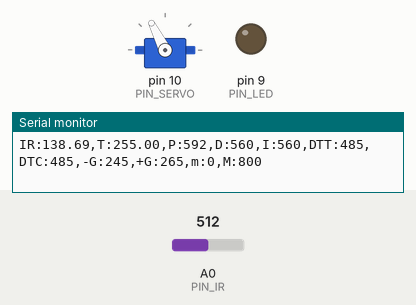
Bench run of a sketch on a simulated Arduino Uno, built with avr-gcc and run on an emulated ATmega328P. On the bench: servo, output pins drawn as LEDs (lit = HIGH), the last lines printed to the serial monitor. Inputs (shaded band) come from the test bench; at power-on: A0 (PIN_IR) = 512.

Above: at 1.2 s.
1.3 s: A0 (PIN_IR) set to 306
3.1 s: A0 (PIN_IR) set to 122
At 3.6 s:
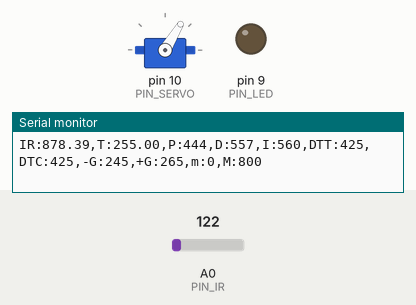
4.6 s: A0 (PIN_IR) set to 0
At 5.8 s:
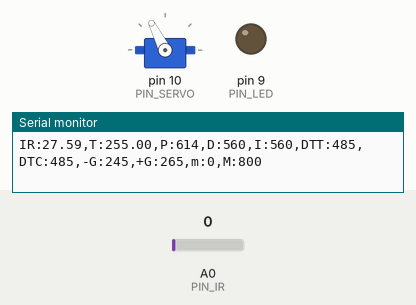
6.1 s: A0 (PIN_IR) set to 716
At 6.9 s:
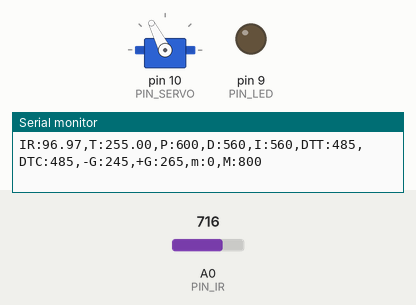
Timing chart, 0 to 8.6 s (numbered marks = the images above; inputs shaded):
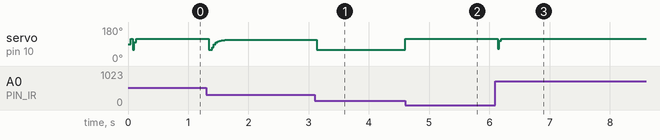

The sketch:

28P14.ino
```cpp
#include <Servo.h>
/////////////////////////////
// Configurable parameters //
/////////////////////////////

// Arduino pin assignment
#define PIN_LED 9         // [1234] LED를 아두이노 GPIO 9번 핀에 연결
#define PIN_SERVO 10    // [3069] 서보모터를 아두이노 GPIO 10번 핀에 연결
#define PIN_IR A0     // [3070] 적외선 센서를 아두이노 아날로그 A0핀에 연결

// Framework setting
#define _DIST_TARGET 255    // [2635] 목표하는 위치
#define _DIST_MIN 0   //[3050] 거리의 최솟값이 100mm
#define _DIST_MAX 410                   //[3068] 거리의 최대값 410mm

// Distance sensor
#define _DIST_ALPHA 0.4  //[3054] 센서 보정정도
          // [3131] EMA필터값
// Servo range
#define _DUTY_MIN 1150  // [3052] 서보의 최소각도를 microseconds로 표현
#define _DUTY_NEU 1450
// [3070] 레일플레이트 중립위치를 만드는 서보 duty값
#define _DUTY_MAX 1750                //[3062] 서보의 최대각도의 microseconds의 값

#define _ITERM_MAX 0.5

// Servo speed control
#define _SERVO_ANGLE 90   // [3131] 최대 가동범위에 따른 목표 서보 회전각
#define _SERVO_SPEED 3000   //[3064]서보 속도를 30으로

// Event periods
#define _INTERVAL_DIST 30   // [2635] 적외선센서 업데이트 주기
#define _INTERVAL_SERVO 30// [2635] 서보 업데이트 주기
#define _INTERVAL_SERIAL 100  // [3070] 시리얼 플로터 갱신 속도

#define DELAY_MICROS  1500
#define EMA_ALPHA 0.4
// PID parameters
#define _KP 4.0 // [2635] P 이득 비율(?)
#define _KI 0.3   // [2635] I 이득 비율
#define _KD 40.0 // [2635] D 이득 비율


// global variables
const float coE[] = {0.0000056, -0.0028780, 1.4029050, -18.4361770};
//////////////////////
// global variables //
//////////////////////

// Servo instance
Servo myservo; // [3070] 서보 객체 생성

// Distance sensor
float dist_target; // [1234] location to send the ball
float dist_raw, dist_ema; // [3070] 거리와 노이즈 필터 적용 후 거리를 저장하기 위한 변수

// Event periods
unsigned long last_sampling_time_dist, last_sampling_time_servo,
last_sampling_time_serial;
bool event_dist, event_servo, event_serial; // [2635] 이벤트별 이번 루프에서 업데이트 여부

// Servo speed control
int duty_chg_per_interval; // [3055] 서보속도 제어를 위한 변수 선언
int duty_target, duty_curr; // [3131] 목표duty, 현재duty

// PID variables
float error_curr, error_prev, control, pterm, dterm, iterm; // [3070] PID 제어를 위한 현재 오차, 이전오차, 컨트롤(?), p 값, d 값, i 값 변수 선언

float ema_dist = 0;            // EMA 필터에 사용할 변수
float filtered_dist;       // 최종 측정된 거리값을 넣을 변수. loop()안에 filtered_dist = filtered_ir_distance(); 형태로 사용하면 됨.
float samples_num = 3;     // 스파이크 제거를 위한 부분필터에 샘플을 몇개 측정할 것인지. 3개로 충분함! 가능하면 수정하지 말 것.

void setup() {
// initialize GPIO pins for LED and attach servo
  pinMode(PIN_LED, OUTPUT); //[3062] 핀 LED 활성화
  myservo.attach(PIN_SERVO); // [3070] 서보 구동을 위한 서보 초기화

// initialize global variables
duty_target = duty_curr = _DUTY_NEU; // [3055] duty_target, duty_curr 초기화
last_sampling_time_dist = last_sampling_time_servo = last_sampling_time_serial = 0;
// [3055] 샘플링 타임 변수 초기화

pterm = iterm = dterm = 0;
dist_target = _DIST_TARGET;
// move servo to neutral position
  myservo.writeMicroseconds(_DUTY_NEU); //[2635]

// initialize serial port
  Serial.begin(57600); //[2635]

// convert angle speed into duty change per interval.
  duty_chg_per_interval = (_DUTY_MAX - _DUTY_MIN)/(float)(_SERVO_ANGLE) * (_SERVO_SPEED /1000.0)*_INTERVAL_SERVO;    // [3131] 설정한 서보 스피드에 따른 duty change per interval 값을 변환

}

void loop() {
    // [3055] indentation 수정(space 4칸)
    /////////////////////
    // Event generator //
    /////////////////////
    unsigned long time_curr = millis(); // [3070] 이벤트 업데이트 주기 계산을 위한 현재 시간
    // [3070] 이벤트 주기가 돌아올때까지 현재시간과 비교하며 기다리도록 함.
    if(time_curr >= last_sampling_time_dist + _INTERVAL_DIST) {
        last_sampling_time_dist += _INTERVAL_DIST;
        event_dist = true;
    }
    if(time_curr >= last_sampling_time_servo + _INTERVAL_SERVO) {
        last_sampling_time_servo += _INTERVAL_SERVO;
        event_servo = true;
    }
    if(time_curr >= last_sampling_time_serial + _INTERVAL_SERIAL) {
        last_sampling_time_serial += _INTERVAL_SERIAL;
        event_serial = true;
    }
    ////////////////////
    // Event handlers //
    ////////////////////

    if(event_dist) {
        event_dist = false; // [2635] 업데이트 대기
        // get a distance reading from the distance sensor
         // calibrate distance reading from the IR sensor
        filtered_dist = filtered_ir_distance();
        dist_raw = coE[0] * pow(filtered_dist , 3) + coE[1] * pow(filtered_dist , 2) + coE[2] * filtered_dist + coE[3];// [2635] 센서 값 받아와서 변수에 저장
        dist_ema = (_DIST_ALPHA * dist_raw + (1 - _DIST_ALPHA) * dist_ema) + 18.411;

        // PID control logic
        error_curr = _DIST_TARGET - dist_raw; // [2635] 오차 계
        pterm = _KP * error_curr;
        dterm = _KD * (error_curr - error_prev);
        iterm += _KI * error_curr;
        if(iterm>_ITERM_MAX) iterm=_ITERM_MAX;
        if(iterm< -_ITERM_MAX) iterm = -_ITERM_MAX;
        control = pterm + dterm +  iterm;
        duty_target = _DUTY_NEU + control - 40; //[3070] control 값이 다 합해서 1이 되도록 되어있다면, 중립 위치에 컨트롤 값 만큼의 비율을 더해 목표위치를 정한다.

  // keep duty_target value within the range of [_DUTY_MIN, _DUTY_MAX]
        if(duty_target < _DUTY_MIN)duty_target = _DUTY_MIN;
        if(duty_target > _DUTY_MAX)duty_target = _DUTY_MAX;

      error_prev = error_curr;
  }

    if(event_servo) {
        event_servo = false; // [2635] 업데이트 대기
        // adjust duty_curr toward duty_target by duty_chg_per_interval
        if(duty_target > duty_curr) { // [3070]
            duty_curr += duty_chg_per_interval;
            if(duty_curr > duty_target) duty_curr = duty_target;
    }
    else {
        duty_curr -= duty_chg_per_interval;
        if(duty_curr < duty_target) duty_curr = duty_target;
    }

        // update servo position
        myservo.writeMicroseconds(duty_target); // [3070]


    }

    if(event_serial) {
        event_serial = false; // [3070] 이벤트 주기가 왔다면 다시 false로 만들고 이벤트를 수행

Serial.print("IR:");
Serial.print(dist_ema);
Serial.print(",T:");
Serial.print(dist_target);
Serial.print(",P:");
Serial.print(map(pterm,-1000,1000,510,610));
Serial.print(",D:");
Serial.print(map(dterm,-1000,1000,510,610));
Serial.print(",I:");
Serial.print(map(iterm,-1000,1000,510,610));
Serial.print(",DTT:");
Serial.print(map(duty_target,1000,2000,410,510));
Serial.print(",DTC:");
Serial.print(map(duty_curr,1000,2000,410,510));
Serial.println(",-G:245,+G:265,m:0,M:800");
    }
}

float ir_distance(void){ // return value unit: mm
    float val; // [3055] 변수 val 선언
    float volt = float(analogRead(PIN_IR)); // [3055] volt변수에 적외선 센서 측정값 입력
    val = ((6762.0/(volt - 9.0)) - 4.0) * 10.0; // [3055] volt 값 보정
    return val; // [3055] val 리턴
}

float ir_distance_filtered(void){ // return value unit: mm
  return ir_distance(); // for now, just use ir_distance() without noise filter.
}
float under_noise_filter(void){ // 아래로 떨어지는 형태의 스파이크를 제거해주는 필터
  int currReading;
  int largestReading = 0;
  for (int i = 0; i < samples_num; i++) {
    currReading = ir_distance();
    if (currReading > largestReading) { largestReading = currReading; }
    // Delay a short time before taking another reading
    delayMicroseconds(DELAY_MICROS);
  }
  return largestReading;
}

float filtered_ir_distance(void){ // 아래로 떨어지는 형태의 스파이크를 제거 후, 위로 치솟는 스파이크를 제거하고 EMA필터를 적용함.
  // under_noise_filter를 통과한 값을 upper_nosie_filter에 넣어 최종 값이 나옴.
  int currReading;
  int lowestReading = 1024;
  for (int i = 0; i < samples_num; i++) {
    currReading = under_noise_filter();
    if (currReading < lowestReading) { lowestReading = currReading; }
  }
  // eam 필터 추가
  ema_dist = EMA_ALPHA*lowestReading + (1-EMA_ALPHA)*ema_dist;
  return ema_dist;
}
```

Measured:
- after the input at 3.1 s, servo on pin 10 (PIN_SERVO): 113° → 59° at once
- after the input at 4.6 s, servo on pin 10 (PIN_SERVO): 59° → 117° at once
- after the input at 6.1 s, servo on pin 10 (PIN_SERVO): 117° → 64° at once, → 108° 0.03 s later, → 117° 0.03 s later
